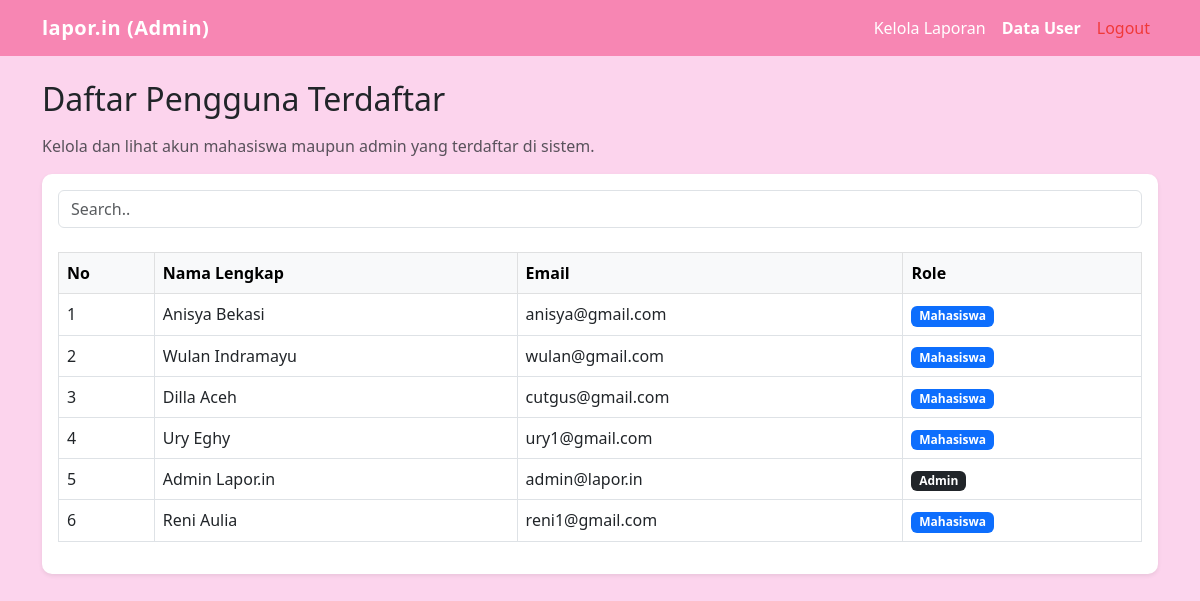
The app's page /admin/users.php (signed in) with its own data.
### tables this page shows
CREATE TABLE `users` (
  `id` int(11) NOT NULL,
  `nama` varchar(100) NOT NULL,
  `email` varchar(100) NOT NULL,
  `password` varchar(255) NOT NULL,
  `role` enum('mahasiswa','admin') NOT NULL DEFAULT 'mahasiswa',
  `created_at` timestamp NOT NULL DEFAULT current_timestamp(),
  `foto` varchar(255) DEFAULT NULL
);

### admin/users.php (the view, shortened to what this page needs)
<?php
include '../koneksi.php';
$result = $connect->query("SELECT * FROM users ORDER BY id DESC");
?>
<!DOCTYPE html>
<html lang="id">
<head>
    <link href="https://cdn.jsdelivr.net/npm/bootstrap@5.3.0/dist/css/bootstrap.min.css" rel="stylesheet">
    <link rel="stylesheet" href="../style.css">
</head>
<body>
    <nav class="navbar navbar-expand-lg navbar-dark bg-dark mb-4">
        <div class="container">
            <a class="navbar-brand fw-bold" href="laporan.php">lapor.in (Admin)</a>
            <div class="collapse navbar-collapse" id="navbarNav">
                <ul class="navbar-nav ms-auto">
                    <li class="nav-item">
                        <a class="nav-link" href="laporan.php">Kelola Laporan</a>
                    </li>
                    <li class="nav-item">
                        <a class="nav-link active fw-bold" href="users.php">Data User</a>
                    </li>
                    <li class="nav-item">
                        <a class="nav-link text-danger" href="../logout.php">Logout</a>
                    </li>
                </ul>
            </div>
        </div>
    </nav>
    <div class="container mt-4">
        <h2 class="mb-3">Daftar Pengguna Terdaftar</h2>
        <p class="text-muted">Kelola dan lihat akun mahasiswa maupun admin yang terdaftar di sistem.</p>
        <div class="card shadow-sm p-3">
            <input class="form-control" id="myInput" type="text" placeholder="Search.."><br>
            <div class="table-responsive" id="myTable">
                <table class="table table-bordered align-middle">
                    <thead class="table-light">
                        <tr>
                            <th>No</th>
                            <th>Nama Lengkap</th>
                            <th>Email</th>
                            <th>Role</th>
                        </tr>
                    </thead>
                    <tbody>
                        <?php if ($result->num_rows > 0): ?>
                            <?php $no = 1; while ($row = $result->fetch_assoc()): ?>
                                <tr>
                                    <td><?= $no++; ?></td>
                                    <td><?= htmlspecialchars($row['nama']); ?></td>
                                    <td><?= htmlspecialchars($row['email']); ?></td>
                                    <td>
                                        <span class="badge bg-<?= $row['role'] == 'admin' ? 'dark' : 'primary'; ?>">
                                            <?= ucfirst($row['role']); ?>
                                        </span>
                                    </td>
                                </tr>
                            <?php endwhile; ?>
                        <?php else: ?>
                            <tr>
                                <td colspan="4" class="text-center text-muted py-4">Belum ada user terdaftar.</td>
                            </tr>
                        <?php endif; ?>
                    </tbody>
                </table>
            </div>
        </div>
    </div>
</body>
</html>

### style.css (style rules this page uses)
body { background-color: #fcd4ed; }
.card { border: none; border-radius: 10px; }
.navbar-brand { letter-spacing: 0.5px; }
:root { --warna-background: #f9cde8; --warna-header: #f786b3; --warna-teks-header:#ffffff; --warna-tombol: #f79dca; --warna-tombol-hover:#cf3384; }
.navbar.bg-dark { background-color: var(--warna-header) !important; }
.navbar .navbar-brand, .navbar .nav-link { color: var(--warna-teks-header); }
.navbar .nav-link.text-danger { color: #f03939 !important; }

### records on screen
users: nama "Anisya Bekasi", email "anisya@gmail.com", role "Mahasiswa"
users: nama "Wulan Indramayu", email "wulan@gmail.com", role "Mahasiswa"
users: nama "Dilla Aceh", email "cutgus@gmail.com", role "Mahasiswa"
users: nama "Ury Eghy", email "ury1@gmail.com", role "Mahasiswa"
users: nama "Admin Lapor.in", email "admin@lapor.in", role "Admin"
users: nama "Reni Aulia", email "reni1@gmail.com", role "Mahasiswa"
